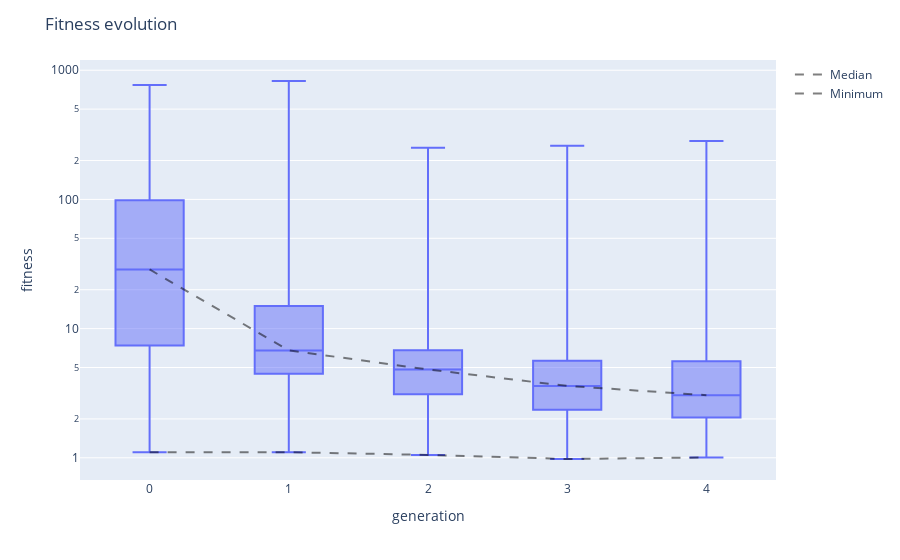

Here is the notebook cell this chart was saved with:
### Code cell
viewer.fitness_evolution()

### Figure 1 — Plotly figure (JSON) as saved in the notebook; plotly's stock layout.template omitted (floating-point values rounded to 4 significant figures; data arrays with more than 128 entries replaced by an {"elided": "..."} marker saying what was removed)
{"data": [{"alignmentgroup": "True", "boxpoints": false, "hovertemplate": "generation=%{x}<br>fitness=%{y}<extra></extra>", "legendgroup": "", "marker": {"color": "#636efa"}, "name": "", "notched": false, "offsetgroup": "", "orientation": "v", "showlegend": false, "type": "box", "x": {"elided": "5000 int values"}, "x0": " ", "xaxis": "x", "y": {"elided": "5000 float values"}, "y0": " ", "yaxis": "y"}, {"line": {"color": "rgba(0,0,0,0.5)", "dash": "dash", "width": 2}, "mode": "lines", "name": "Median", "type": "scatter", "x": [0, 1, 2, 3, 4], "y": [28.7, 6.784, 4.828, 3.601, 3.054]}, {"line": {"color": "rgba(0,0,0,0.5)", "dash": "dash", "width": 2}, "mode": "lines", "name": "Minimum", "type": "scatter", "x": [0, 1, 2, 3, 4], "y": [1.104, 1.104, 1.053, 0.979, 1.007]}], "layout": {"boxmode": "group", "legend": {"tracegroupgap": 0}, "margin": {"t": 60}, "title": {"text": "Fitness evolution"}, "xaxis": {"anchor": "y", "domain": [0, 1], "title": {"text": "generation"}}, "yaxis": {"anchor": "x", "domain": [0, 1], "title": {"text": "fitness"}, "type": "log"}}}
